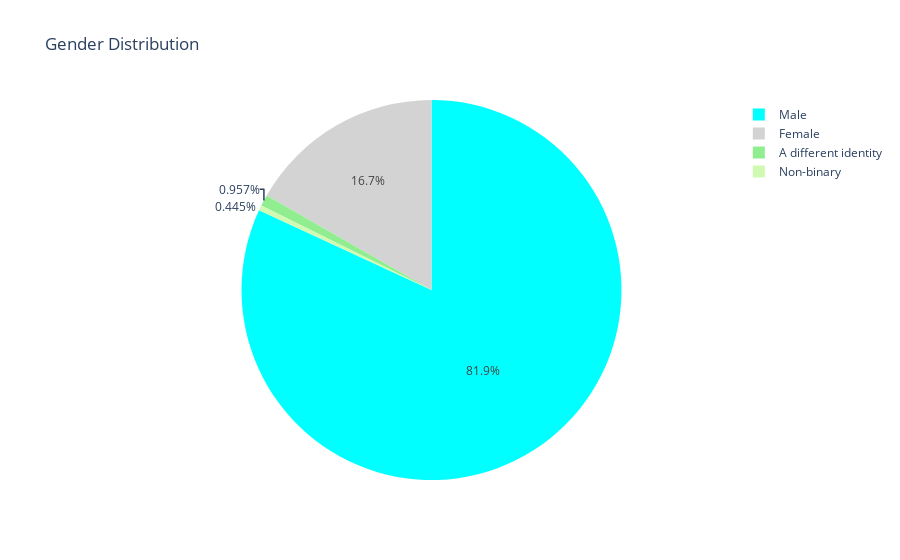

The code cell stored with this chart in its notebook:
### Code cell
colors = ['aqua', 'lightgrey', 'lightgreen', '#D0F9B1', 'khaki', 'grey']
mulchrep['GenderSelect'] = np.where(mulchrep['GenderSelect'] == 'Non-binary, genderqueer, or gender non-conforming', 'Non-binary',
                                    mulchrep['GenderSelect'])

gender = mulchrep['GenderSelect'].value_counts()
label = gender.index
size = gender.values

trace = go.Pie(
    labels=label,
    values=size,
    marker=dict(colors=colors)
)

data = [trace]
layout = go.Layout(title = 'Gender Distribution')

fig = go.Figure(data = data, layout=layout)
po.iplot(fig)

### Figure 1 — Plotly figure (JSON) as saved in the notebook; plotly's stock layout.template omitted (floating-point values rounded to 4 significant figures)
{"data": [{"labels": ["Male", "Female", "A different identity", "Non-binary"], "marker": {"colors": ["aqua", "lightgrey", "lightgreen", "#D0F9B1", "khaki", "grey"]}, "type": "pie", "values": [13610, 2778, 159, 74]}], "layout": {"title": {"text": "Gender Distribution"}}}
